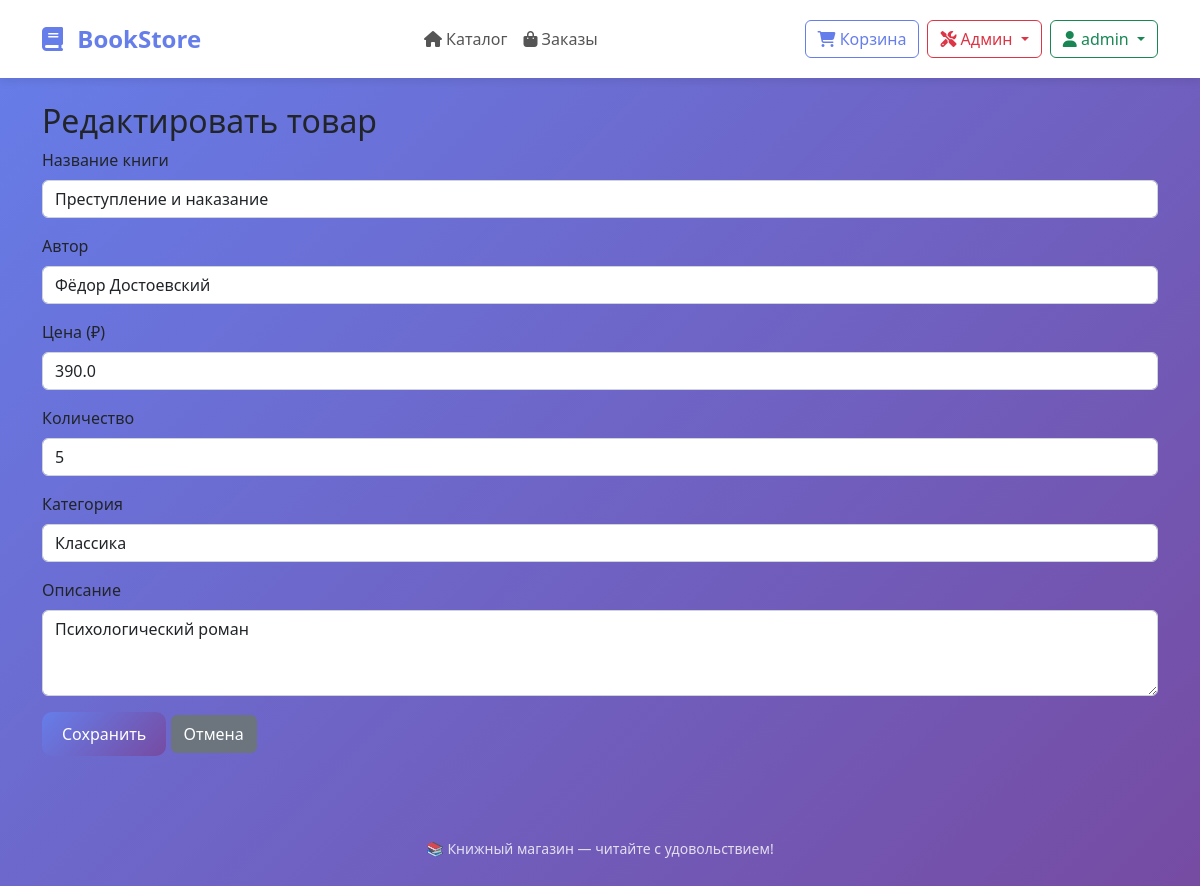
The app's page /admin/edit-product/2 (signed in) with its own data.
### tables this page shows
CREATE TABLE products (
        id INTEGER PRIMARY KEY AUTOINCREMENT,
        name TEXT NOT NULL,
        author TEXT,
        price REAL NOT NULL,
        quantity INTEGER DEFAULT 0,
        category TEXT,
        description TEXT,
        cover_image TEXT,
        created_at TEXT DEFAULT CURRENT_TIMESTAMP
    );

### app.py (the view, shortened to what this page needs)
@app.route('/admin/edit-product/<int:product_id>', methods=['GET', 'POST'])
@admin_required
def admin_edit_product(product_id):
    conn = sqlite3.connect('bookstore.db')
    c = conn.cursor()
    product = c.execute("SELECT * FROM products WHERE id = ?", (product_id,)).fetchone()
    conn.close()
    return render_template('admin_product_form.html', title='Редактировать товар', product=product)

### app.py (called while the page is built)
@app.context_processor
def utility_processor():
    def get_cart_count():
        if 'user_id' not in session:
            return 0
        conn = sqlite3.connect('bookstore.db')
        c = conn.cursor()
        result = c.execute("SELECT SUM(quantity) FROM cart WHERE user_id = ?", (session['user_id'],)).fetchone()
        conn.close()
        return result[0] or 0
    return dict(cart_count=get_cart_count())

def admin_required(f):
    @wraps(f)
    def decorated_function(*args, **kwargs):
        if not session.get('is_admin'):
            flash('Доступ запрещён', 'danger')
            return redirect(url_for('index'))
        return f(*args, **kwargs)
    return decorated_function

### templates/admin_product_form.html
{% extends "base.html" %}
{% block content %}
<h2>{{ title }}</h2>
<form method="POST">
    <div class="mb-3">
        <label class="form-label">Название книги</label>
        <input type="text" name="name" class="form-control" value="{{ product[1] if product else '' }}" required>
    </div>
    <div class="mb-3">
        <label class="form-label">Автор</label>
        <input type="text" name="author" class="form-control" value="{{ product[2] if product else '' }}">
    </div>
    <div class="mb-3">
        <label class="form-label">Цена (₽)</label>
        <input type="number" step="0.01" name="price" class="form-control" value="{{ product[3] if product else '' }}" required>
    </div>
    <div class="mb-3">
        <label class="form-label">Количество</label>
        <input type="number" name="quantity" class="form-control" value="{{ product[4] if product else '0' }}" required>
    </div>
    <div class="mb-3">
        <label class="form-label">Категория</label>
        <input type="text" name="category" class="form-control" value="{{ product[5] if product else '' }}">
    </div>
    <div class="mb-3">
        <label class="form-label">Описание</label>
        <textarea name="description" class="form-control" rows="3">{{ product[6] if product else '' }}</textarea>
    </div>
    <button type="submit" class="btn btn-primary">Сохранить</button>
    <a href="/admin/products" class="btn btn-secondary">Отмена</a>
</form>
{% endblock %}

### templates/base.html (style rules this page uses)
body { background: linear-gradient(135deg, #667eea 0%, #764ba2 100%); min-height: 100vh; font-family: 'Segoe UI', Tahoma, Geneva, Verdana, sans-serif; }
.btn-primary { background: linear-gradient(135deg, #667eea 0%, #764ba2 100%); border: none; border-radius: 10px; padding: 10px 20px; }

### records on screen
products: name "Преступление и наказание", author "Фёдор Достоевский", price "390.0", quantity "5", category "Классика", description "Психологический роман"

### other values on screen
{{ session.username }} "admin"
{{ title }} "Редактировать товар"
